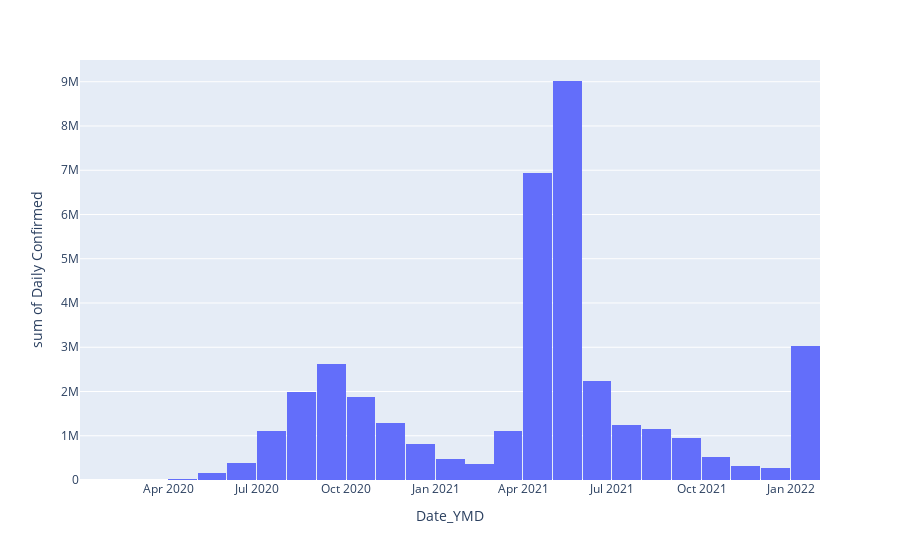
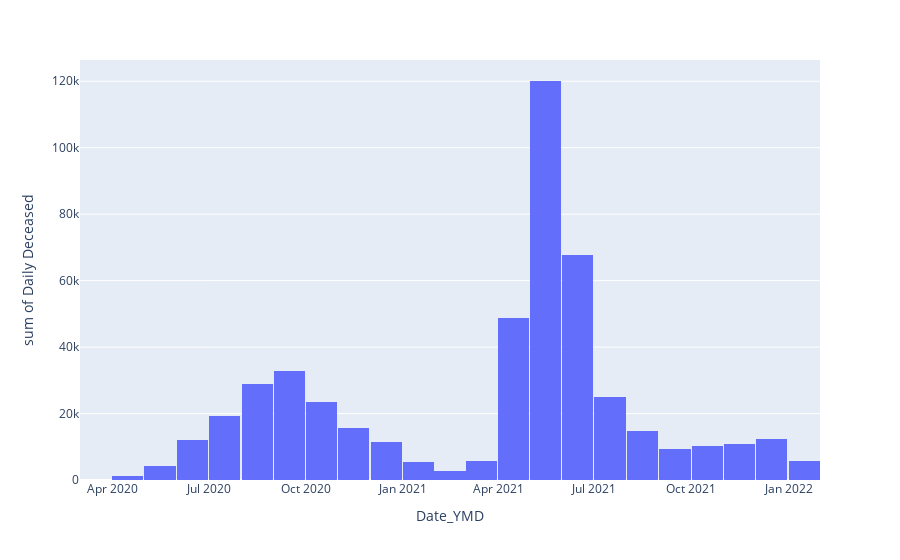

Here is the notebook cell these charts were saved with, in order:
### Code cell
import plotly.express as px

fig1 = px.histogram(data, x=data['Date_YMD'], y=data['Daily Confirmed'])
fig2 = px.histogram(data, x=data['Date_YMD'], y=data['Daily Deceased'])
fig1.show()
fig2.show()

### Figure 1 — Plotly figure (JSON) as saved in the notebook; plotly's stock layout.template omitted (floating-point values rounded to 4 significant figures; data arrays with more than 128 entries replaced by an {"elided": "..."} marker saying what was removed)
{"data": [{"alignmentgroup": "True", "bingroup": "x", "histfunc": "sum", "hovertemplate": "Date_YMD=%{x}<br>sum of Daily Confirmed=%{y}<extra></extra>", "legendgroup": "", "marker": {"color": "#636efa", "pattern": {"shape": ""}}, "name": "", "offsetgroup": "", "orientation": "v", "showlegend": false, "type": "histogram", "x": {"elided": "720 str values"}, "xaxis": "x", "y": {"elided": "720 int values"}, "yaxis": "y"}], "layout": {"barmode": "relative", "legend": {"tracegroupgap": 0}, "margin": {"t": 60}, "xaxis": {"anchor": "y", "domain": [0, 1], "title": {"text": "Date_YMD"}}, "yaxis": {"anchor": "x", "domain": [0, 1], "title": {"text": "sum of Daily Confirmed"}}}}

### Figure 2 — Plotly figure (JSON) as saved in the notebook; plotly's stock layout.template omitted (floating-point values rounded to 4 significant figures; data arrays with more than 128 entries replaced by an {"elided": "..."} marker saying what was removed)
{"data": [{"alignmentgroup": "True", "bingroup": "x", "histfunc": "sum", "hovertemplate": "Date_YMD=%{x}<br>sum of Daily Deceased=%{y}<extra></extra>", "legendgroup": "", "marker": {"color": "#636efa", "pattern": {"shape": ""}}, "name": "", "offsetgroup": "", "orientation": "v", "showlegend": false, "type": "histogram", "x": {"elided": "720 str values"}, "xaxis": "x", "y": {"elided": "720 int values"}, "yaxis": "y"}], "layout": {"barmode": "relative", "legend": {"tracegroupgap": 0}, "margin": {"t": 60}, "xaxis": {"anchor": "y", "domain": [0, 1], "title": {"text": "Date_YMD"}}, "yaxis": {"anchor": "x", "domain": [0, 1], "title": {"text": "sum of Daily Deceased"}}}}
